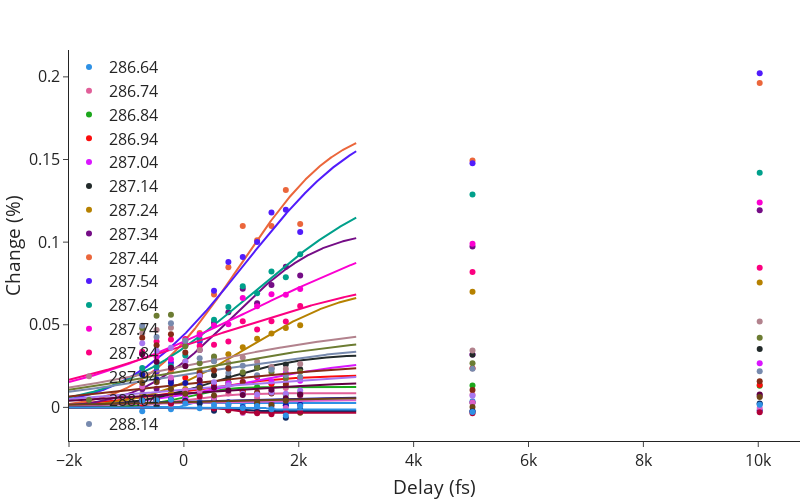
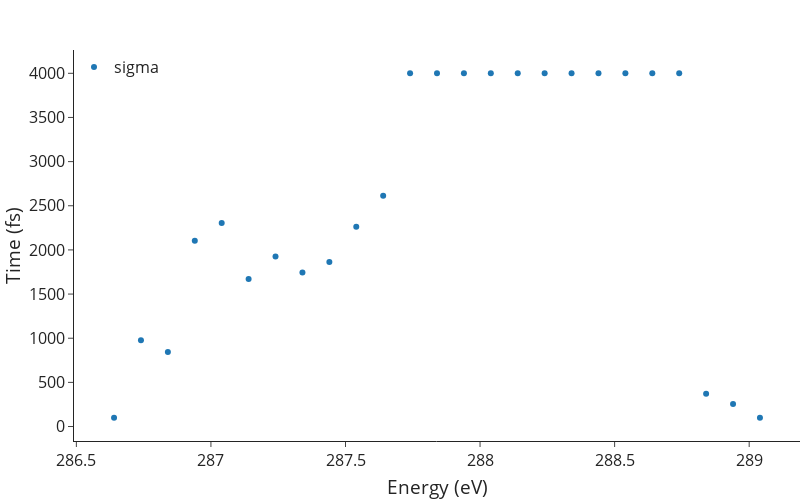
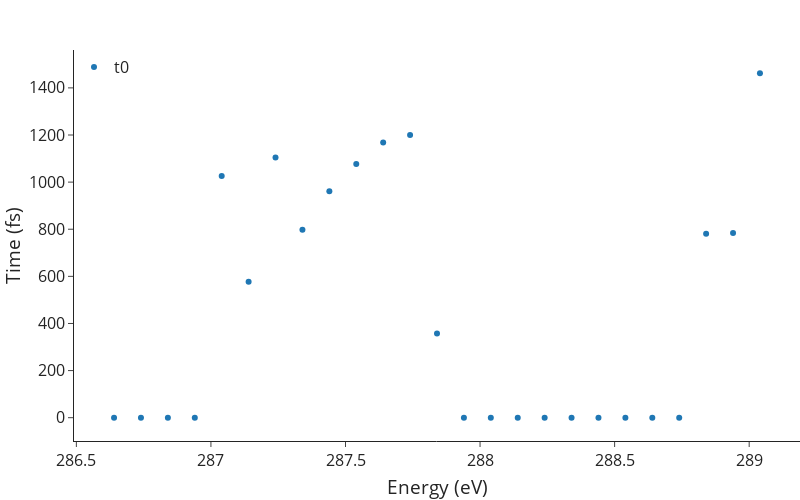
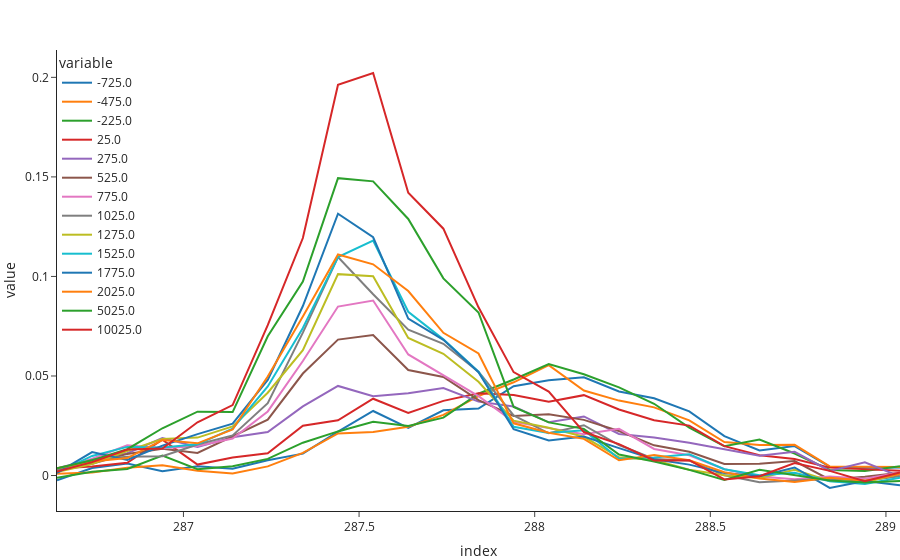

Notebook code for these charts, in order:
### Markdown cell above
<h2>Trends</h2>

### Code cell
xray = XrayAnalysis.XrayTools([ParameterFolder,ParameterFile.value],DataFile.value)
xray.par['FolderPath'] + DataFile.value

Data = xray.Data
Data.columns = Data.columns + 100
Data.index = np.round(Data.index,2)
Data = dt.TrimData(Data,[286.6,289.1])

with open(ParameterFolder+'/'+ParameterFile.value+'.yaml', 'r') as stream:
    par = yaml.safe_load(stream)

DelayRange = par['Trends']['xRange']

par = par['Trends']['Data']

FitModel = Model(func)
FitParameters = FitModel.make_params()

Unpumped = Data.T[(Data.columns<-100)].T
Unpumped = Unpumped.mean(axis=1).values
Trends = df(index=Data.index,columns=Data.columns)
# Trends = Data.subtract(Unpumped,axis=0)
# for column in Trends :
#     Trends[column] = (Data[column] - Unpumped) / (Data[column] + Unpumped)
# Trends = Trends.divide(Unpumped,axis=0) * 100
# Trends = Trends.T
Trends = Data.T

InitialPar = df(columns=['Assignment'])
for key in par :
    InitialPar.loc[par[key]['center']] = key

# Fit trends
fit_x = np.linspace(min(DelayRange), max(DelayRange), 1001)
fig = go.Figure()

FitsResults = list()
TrendFits = df(index=fit_x,columns=Trends.columns)
TrendParameters = df(index=['a','t0','sigma'],columns=Trends.columns)
Color = 5*px.colors.qualitative.Dark24

FitParameters['sigma'].min = 100
FitParameters['sigma'].max = 4000
FitParameters['t0'].min = 0
FitParameters['t0'].max = 4000

for idx,column in enumerate(Trends.columns) :
    index = InitialPar.index.get_loc(column,method='nearest')
    Assignment = InitialPar['Assignment'].values[index]
    FitParameters['a'].value = par[Assignment]['a']
    FitParameters['t0'].value = par[Assignment]['t0']
    FitParameters['sigma'].value = par[Assignment]['sigma']
    y = Trends[column].values.astype('float64')
    t = Trends.index.values
    FitResults = FitModel.fit(y, FitParameters, t=t)
    FitsResults.append(FitResults)
    fit_y = FitResults.eval(t=fit_x)
    TrendFits[column] = fit_y
    TrendParameters[column] = np.array((FitResults.params['a'].value,FitResults.params['t0'].value,FitResults.params['sigma'].value))
    fig.add_trace(go.Scatter(x=fit_x,y=fit_y,mode='lines',showlegend = False,line_color=Color[idx]))
    fig.add_trace(go.Scatter(x=Trends.index,y=Trends[column],mode='markers',name=column,line_color=Color[idx]))

fig.update_layout(xaxis_title='Delay (fs)',yaxis_title='Change (%)',font_size=16,legend_title='',width=800,height=500)
fig.show()

TrendParameters = TrendParameters.T
display(TrendParameters)

# Plot sigma
Data2Plot = TrendParameters['sigma']
fig = px.scatter(Data2Plot)
fig.update_layout(xaxis_title='Energy (eV)',yaxis_title='Time (fs)',font_size=16,legend_title='',width=800,height=500)
fig.show()

# Plot t0
Data2Plot = TrendParameters['t0']
fig = px.scatter(Data2Plot)
fig.update_layout(xaxis_title='Energy (eV)',yaxis_title='Time (fs)',font_size=16,legend_title='',width=800,height=500)
fig.show()

# Plot data
fig = px.line(Data)
fig.show()

def DataSave2File_Clicked(b) :
    File = FitsFolder + '/' + ParameterFile.value + ' - ' + str.replace(DataFile.value,'.h5','') + ' - Trends.hdf'
    Trends.to_hdf(File,'Trends',mode='w')
    TrendFits.to_hdf(File,'TrendFits',mode='a')
    TrendParameters.to_hdf(File,'TrendParameters',mode='a')
    Data.to_hdf(File,'Data',mode='a')
    
DataSave2File = widgets.Button(description="Save to File")
DataSave2File.on_click(DataSave2File_Clicked)

display(DataSave2File)

### Figure 1 — Plotly figure (JSON) as saved in the notebook; plotly's stock layout.template omitted (floating-point values rounded to 4 significant figures; data arrays with more than 128 entries replaced by an {"elided": "..."} marker saying what was removed)
{"data": [{"line": {"color": "#2E91E5"}, "mode": "lines", "showlegend": false, "type": "scatter", "x": {"elided": "1001 int values"}, "y": {"elided": "1001 float values"}}, {"line": {"color": "#2E91E5"}, "mode": "markers", "name": "286.64", "type": "scatter", "x": [-725, -475, -225, 25, 275, 525, 775, 1025, 1275, 1525, 1775, 2025, 5025, 10025], "y": [-0.002384, 0.0009373, -0.00115, 0.003533, 0.003597, 0.003394, 0.002074, 0.002499, 0.001774, 0.001493, 0.001291, 0.003694, 0.003706, 0.002035]}, {"line": {"color": "#E15F99"}, "mode": "lines", "showlegend": false, "type": "scatter", "x": {"elided": "1001 int values"}, "y": {"elided": "1001 float values"}}, {"line": {"color": "#E15F99"}, "mode": "markers", "name": "286.74", "type": "scatter", "x": [-725, -475, -225, 25, 275, 525, 775, 1025, 1275, 1525, 1775, 2025, 5025, 10025], "y": [0.003794, 0.001502, 0.00189, 0.00455, 0.008028, 0.005905, 0.008429, 0.007922, 0.005765, 0.009853, 0.01176, 0.007086, 0.007658, 0.006717]}, {"line": {"color": "#1CA71C"}, "mode": "lines", "showlegend": false, "type": "scatter", "x": {"elided": "1001 int values"}, "y": {"elided": "1001 float values"}}, {"line": {"color": "#1CA71C"}, "mode": "markers", "name": "286.84", "type": "scatter", "x": [-725, -475, -225, 25, 275, 525, 775, 1025, 1275, 1525, 1775, 2025, 5025, 10025], "y": [0.006028, 0.00387, 0.003281, 0.006381, 0.01123, 0.01087, 0.01522, 0.009446, 0.01233, 0.01439, 0.007868, 0.008792, 0.01322, 0.01305]}, {"line": {"color": "#FB0D0D"}, "mode": "lines", "showlegend": false, "type": "scatter", "x": {"elided": "1001 int values"}, "y": {"elided": "1001 float values"}}, {"line": {"color": "#FB0D0D"}, "mode": "markers", "name": "286.94", "type": "scatter", "x": [-725, -475, -225, 25, 275, 525, 775, 1025, 1275, 1525, 1775, 2025, 5025, 10025], "y": [0.002196, 0.00518, 0.01002, 0.018, 0.01878, 0.01346, 0.01376, 0.009664, 0.01841, 0.01409, 0.01501, 0.01784, 0.02375, 0.01358]}, {"line": {"color": "#DA16FF"}, "mode": "lines", "showlegend": false, "type": "scatter", "x": {"elided": "1001 int values"}, "y": {"elided": "1001 float values"}}, {"line": {"color": "#DA16FF"}, "mode": "markers", "name": "287.04", "type": "scatter", "x": [-725, -475, -225, 25, 275, 525, 775, 1025, 1275, 1525, 1775, 2025, 5025, 10025], "y": [0.004619, 0.002444, 0.003151, 0.0055, 0.01436, 0.01131, 0.01481, 0.01559, 0.01904, 0.01568, 0.0208, 0.01616, 0.03207, 0.02676]}, {"line": {"color": "#222A2A"}, "mode": "lines", "showlegend": false, "type": "scatter", "x": {"elided": "1001 int values"}, "y": {"elided": "1001 float values"}}, {"line": {"color": "#222A2A"}, "mode": "markers", "name": "287.14", "type": "scatter", "x": [-725, -475, -225, 25, 275, 525, 775, 1025, 1275, 1525, 1775, 2025, 5025, 10025], "y": [0.003391, 0.0009765, 0.004702, 0.009109, 0.01926, 0.01952, 0.01856, 0.02013, 0.02463, 0.0235, 0.02602, 0.02313, 0.03188, 0.03538]}, {"line": {"color": "#B68100"}, "mode": "lines", "showlegend": false, "type": "scatter", "x": {"elided": "1001 int values"}, "y": {"elided": "1001 float values"}}, {"line": {"color": "#B68100"}, "mode": "markers", "name": "287.24", "type": "scatter", "x": [-725, -475, -225, 25, 275, 525, 775, 1025, 1275, 1525, 1775, 2025, 5025, 10025], "y": [0.007692, 0.004583, 0.008365, 0.01118, 0.02184, 0.02805, 0.03219, 0.03634, 0.04159, 0.04471, 0.048, 0.04974, 0.06997, 0.07554]}, {"line": {"color": "#750D86"}, "mode": "lines", "showlegend": false, "type": "scatter", "x": {"elided": "1001 int values"}, "y": {"elided": "1001 float values"}}, {"line": {"color": "#750D86"}, "mode": "markers", "name": "287.34", "type": "scatter", "x": [-725, -475, -225, 25, 275, 525, 775, 1025, 1275, 1525, 1775, 2025, 5025, 10025], "y": [0.011, 0.01134, 0.01649, 0.02503, 0.03473, 0.05123, 0.05754, 0.07179, 0.063, 0.07411, 0.08513, 0.07987, 0.0974, 0.1193]}, {"line": {"color": "#EB663B"}, "mode": "lines", "showlegend": false, "type": "scatter", "x": {"elided": "1001 int values"}, "y": {"elided": "1001 float values"}}, {"line": {"color": "#EB663B"}, "mode": "markers", "name": "287.44", "type": "scatter", "x": [-725, -475, -225, 25, 275, 525, 775, 1025, 1275, 1525, 1775, 2025, 5025, 10025], "y": [0.022, 0.02115, 0.02216, 0.02773, 0.045, 0.06826, 0.08488, 0.1097, 0.1011, 0.1097, 0.1315, 0.111, 0.1494, 0.1963]}, {"line": {"color": "#511CFB"}, "mode": "lines", "showlegend": false, "type": "scatter", "x": {"elided": "1001 int values"}, "y": {"elided": "1001 float values"}}, {"line": {"color": "#511CFB"}, "mode": "markers", "name": "287.54", "type": "scatter", "x": [-725, -475, -225, 25, 275, 525, 775, 1025, 1275, 1525, 1775, 2025, 5025, 10025], "y": [0.03241, 0.0219, 0.02704, 0.03857, 0.03987, 0.07053, 0.08792, 0.09104, 0.1001, 0.118, 0.1197, 0.1061, 0.1478, 0.2022]}, {"line": {"color": "#00A08B"}, "mode": "lines", "showlegend": false, "type": "scatter", "x": {"elided": "1001 int values"}, "y": {"elided": "1001 float values"}}, {"line": {"color": "#00A08B"}, "mode": "markers", "name": "287.64", "type": "scatter", "x": [-725, -475, -225, 25, 275, 525, 775, 1025, 1275, 1525, 1775, 2025, 5025, 10025], "y": [0.02388, 0.02453, 0.02491, 0.03138, 0.04128, 0.05302, 0.06082, 0.07328, 0.06911, 0.08226, 0.07879, 0.09269, 0.1289, 0.142]}, {"line": {"color": "#FB00D1"}, "mode": "lines", "showlegend": false, "type": "scatter", "x": {"elided": "1001 int values"}, "y": {"elided": "1001 float values"}}, {"line": {"color": "#FB00D1"}, "mode": "markers", "name": "287.74", "type": "scatter", "x": [-725, -475, -225, 25, 275, 525, 775, 1025, 1275, 1525, 1775, 2025, 5025, 10025], "y": [0.03279, 0.03043, 0.02907, 0.0375, 0.04392, 0.0495, 0.05034, 0.06615, 0.06115, 0.06839, 0.06814, 0.07171, 0.09904, 0.124]}, {"line": {"color": "#FC0080"}, "mode": "lines", "showlegend": false, "type": "scatter", "x": {"elided": "1001 int values"}, "y": {"elided": "1001 float values"}}, {"line": {"color": "#FC0080"}, "mode": "markers", "name": "287.84", "type": "scatter", "x": [-725, -475, -225, 25, 275, 525, 775, 1025, 1275, 1525, 1775, 2025, 5025, 10025], "y": [0.03364, 0.03988, 0.04108, 0.04132, 0.03712, 0.03784, 0.03989, 0.05215, 0.0471, 0.05212, 0.05191, 0.06133, 0.0819, 0.0845]}, {"line": {"color": "#B2828D"}, "mode": "lines", "showlegend": false, "type": "scatter", "x": {"elided": "1001 int values"}, "y": {"elided": "1001 float values"}}, {"line": {"color": "#B2828D"}, "mode": "markers", "name": "287.94", "type": "scatter", "x": [-725, -475, -225, 25, 275, 525, 775, 1025, 1275, 1525, 1775, 2025, 5025, 10025], "y": [0.04488, 0.04683, 0.04822, 0.04044, 0.03469, 0.02996, 0.02694, 0.03017, 0.02758, 0.02448, 0.02325, 0.02622, 0.03447, 0.05194]}, {"line": {"color": "#6C7C32"}, "mode": "lines", "showlegend": false, "type": "scatter", "x": {"elided": "1001 int values"}, "y": {"elided": "1001 float values"}}, {"line": {"color": "#6C7C32"}, "mode": "markers", "name": "288.04", "type": "scatter", "x": [-725, -475, -225, 25, 275, 525, 775, 1025, 1275, 1525, 1775, 2025, 5025, 10025], "y": [0.04783, 0.05547, 0.05599, 0.03702, 0.02674, 0.03074, 0.02391, 0.02122, 0.02402, 0.02131, 0.01763, 0.0215, 0.02668, 0.04216]}, {"line": {"color": "#778AAE"}, "mode": "lines", "showlegend": false, "type": "scatter", "x": {"elided": "1001 int values"}, "y": {"elided": "1001 float values"}}, {"line": {"color": "#778AAE"}, "mode": "markers", "name": "288.14", "type": "scatter", "x": [-725, -475, -225, 25, 275, 525, 775, 1025, 1275, 1525, 1775, 2025, 5025, 10025], "y": [0.04934, 0.04267, 0.05084, 0.04037, 0.02968, 0.02796, 0.02079, 0.02526, 0.01946, 0.02271, 0.01963, 0.0184, 0.02344, 0.02184]}, {"line": {"color": "#862A16"}, "mode": "lines", "showlegend": false, "type": "scatter", "x": {"elided": "1001 int values"}, "y": {"elided": "1001 float values"}}, {"line": {"color": "#862A16"}, "mode": "markers", "name": "288.24", "type": "scatter", "x": [-725, -475, -225, 25, 275, 525, 775, 1025, 1275, 1525, 1775, 2025, 5025, 10025], "y": [0.04219, 0.03764, 0.04429, 0.03318, 0.02085, 0.02238, 0.02347, 0.01532, 0.00915, 0.008441, 0.01374, 0.007634, 0.01055, 0.01578]}, {"line": {"color": "#A777F1"}, "mode": "lines", "showlegend": false, "type": "scatter", "x": {"elided": "1001 int values"}, "y": {"elided": "1001 float values"}}, {"line": {"color": "#A777F1"}, "mode": "markers", "name": "288.34", "type": "scatter", "x": [-725, -475, -225, 25, 275, 525, 775, 1025, 1275, 1525, 1775, 2025, 5025, 10025], "y": [0.03877, 0.03424, 0.03604, 0.02776, 0.01916, 0.01517, 0.01335, 0.008329, 0.007791, 0.009076, 0.008195, 0.01027, 0.007031, 0.00757]}, {"line": {"color": "#620042"}, "mode": "lines", "showlegend": false, "type": "scatter", "x": {"elided": "1001 int values"}, "y": {"elided": "1001 float values"}}, {"line": {"color": "#620042"}, "mode": "markers", "name": "288.44", "type": "scatter", "x": [-725, -475, -225, 25, 275, 525, 775, 1025, 1275, 1525, 1775, 2025, 5025, 10025], "y": [0.03223, 0.02768, 0.02405, 0.02507, 0.01642, 0.01197, 0.01021, 0.007499, 0.002949, 0.01064, 0.005477, 0.007729, 0.002846, 0.007732]}, {"line": {"color": "#1616A7"}, "mode": "lines", "showlegend": false, "type": "scatter", "x": {"elided": "1001 int values"}, "y": {"elided": "1001 float values"}}, {"line": {"color": "#1616A7"}, "mode": "markers", "name": "288.54", "type": "scatter", "x": [-725, -475, -225, 25, 275, 525, 775, 1025, 1275, 1525, 1775, 2025, 5025, 10025], "y": [0.01982, 0.01681, 0.01469, 0.01474, 0.013, 0.005831, 0.003139, 0.0001167, 9.693e-05, 0.003148, 0.001275, 0.001633, -0.00225, -0.001936]}, {"line": {"color": "#DA60CA"}, "mode": "lines", "showlegend": false, "type": "scatter", "x": {"elided": "1001 int values"}, "y": {"elided": "1001 float values"}}, {"line": {"color": "#DA60CA"}, "mode": "markers", "name": "288.64", "type": "scatter", "x": [-725, -475, -225, 25, 275, 525, 775, 1025, 1275, 1525, 1775, 2025, 5025, 10025], "y": [0.01259, 0.01529, 0.01805, 0.01016, 0.009903, 0.005908, -0.0004796, -0.003337, -0.001249, 0.0001911, -0.000312, -0.001488, 0.002922, -0.0003936]}, {"line": {"color": "#6C4516"}, "mode": "lines", "showlegend": false, "type": "scatter", "x": {"elided": "1001 int values"}, "y": {"elided": "1001 float values"}}, {"line": {"color": "#6C4516"}, "mode": "markers", "name": "288.74", "type": "scatter", "x": [-725, -475, -225, 25, 275, 525, 775, 1025, 1275, 1525, 1775, 2025, 5025, 10025], "y": [0.01481, 0.0154, 0.01106, 0.00829, 0.0119, 0.007251, -0.001821, -0.002638, 0.002916, 0.001374, 0.004039, -0.003205, 0.0002532, 0.006267]}, {"line": {"color": "#0D2A63"}, "mode": "lines", "showlegend": false, "type": "scatter", "x": {"elided": "1001 int values"}, "y": {"elided": "1001 float values"}}, {"line": {"color": "#0D2A63"}, "mode": "markers", "name": "288.84", "type": "scatter", "x": [-725, -475, -225, 25, 275, 525, 775, 1025, 1275, 1525, 1775, 2025, 5025, 10025], "y": [0.004386, 0.004567, 0.002818, 0.003969, 0.002298, -0.002054, -0.0004446, -0.001585, -0.002753, -0.002904, -0.006238, -0.001138, -0.002512, 0.00233]}, {"line": {"color": "#AF0038"}, "mode": "lines", "showlegend": false, "type": "scatter", "x": {"elided": "1001 int values"}, "y": {"elided": "1001 float values"}}, {"line": {"color": "#AF0038"}, "mode": "markers", "name": "288.94", "type": "scatter", "x": [-725, -475, -225, 25, 275, 525, 775, 1025, 1275, 1525, 1775, 2025, 5025, 10025], "y": [0.003958, 0.004461, 0.002281, 0.003166, 0.006611, -0.0006556, -0.001624, -0.002607, -0.003494, -0.004223, -0.002726, -0.002556, -0.003502, -0.002867]}, {"line": {"color": "#2E91E5"}, "mode": "lines", "showlegend": false, "type": "scatter", "x": {"elided": "1001 int values"}, "y": {"elided": "1001 float values"}}, {"line": {"color": "#2E91E5"}, "mode": "markers", "name": "289.04", "type": "scatter", "x": [-725, -475, -225, 25, 275, 525, 775, 1025, 1275, 1525, 1775, 2025, 5025, 10025], "y": [0.003991, 0.004294, 0.004687, 0.002383, -0.0004813, 0.001434, 0.001545, -0.0003217, 0.00085, -0.00113, -0.004936, 0.0007911, -0.002714, 0.001525]}], "layout": {"font": {"size": 16}, "height": 500, "legend": {"title": {"text": ""}}, "width": 800, "xaxis": {"autorange": true, "range": [-2000, 10730.0], "title": {"text": "Delay (fs)"}, "type": "linear"}, "yaxis": {"autorange": true, "range": [-0.02032, 0.2162], "title": {"text": "Change (%)"}, "type": "linear"}}}

### Figure 2 — Plotly figure (JSON) as saved in the notebook; plotly's stock layout.template omitted (floating-point values rounded to 4 significant figures)
{"data": [{"hovertemplate": "variable=sigma<br>index=%{x}<br>value=%{y}<extra></extra>", "legendgroup": "sigma", "marker": {"color": "#1F77B4", "symbol": "circle"}, "mode": "markers", "name": "sigma", "orientation": "v", "showlegend": true, "type": "scatter", "x": [286.6, 286.7, 286.8, 286.9, 287.0, 287.1, 287.2, 287.3, 287.4, 287.5, 287.6, 287.7, 287.8, 287.9, 288.0, 288.1, 288.2, 288.3, 288.4, 288.5, 288.6, 288.7, 288.8, 288.9, 289.0], "xaxis": "x", "y": [100.0, 978.3, 843.9, 2104.0, 2305.0, 1671.0, 1926.0, 1744.0, 1863.0, 2264.0, 2615.0, 4000.0, 4000.0, 4000.0, 4000.0, 4000.0, 4000.0, 4000.0, 4000.0, 4000.0, 4000.0, 4000.0, 370.2, 255.9, 100.0], "yaxis": "y"}], "layout": {"font": {"size": 16}, "height": 500, "legend": {"title": {"text": ""}, "tracegroupgap": 0}, "width": 800, "xaxis": {"anchor": "y", "autorange": true, "domain": [0, 1], "range": [286.5, 289.2], "title": {"text": "Energy (eV)"}, "type": "linear"}, "yaxis": {"anchor": "x", "autorange": true, "domain": [0, 1], "range": [-163.6, 4264.0], "title": {"text": "Time (fs)"}, "type": "linear"}}}

### Figure 3 — Plotly figure (JSON) as saved in the notebook; plotly's stock layout.template omitted (floating-point values rounded to 4 significant figures)
{"data": [{"hovertemplate": "variable=t0<br>index=%{x}<br>value=%{y}<extra></extra>", "legendgroup": "t0", "marker": {"color": "#1F77B4", "symbol": "circle"}, "mode": "markers", "name": "t0", "orientation": "v", "showlegend": true, "type": "scatter", "x": [286.6, 286.7, 286.8, 286.9, 287.0, 287.1, 287.2, 287.3, 287.4, 287.5, 287.6, 287.7, 287.8, 287.9, 288.0, 288.1, 288.2, 288.3, 288.4, 288.5, 288.6, 288.7, 288.8, 288.9, 289.0], "xaxis": "x", "y": [7.552e-08, 9.334e-07, 5.77e-07, 2.22e-13, 1026.0, 577.3, 1104.0, 797.4, 961.7, 1076.0, 1169.0, 1200.0, 357.8, 9.923e-06, 8.041e-06, 2.433e-07, 2.107e-07, 2.986e-06, 2.22e-13, 9.033e-07, 1.32e-05, 0.0001813, 780.8, 784.3, 1462.0], "yaxis": "y"}], "layout": {"font": {"size": 16}, "height": 500, "legend": {"title": {"text": ""}, "tracegroupgap": 0}, "width": 800, "xaxis": {"anchor": "y", "autorange": true, "domain": [0, 1], "range": [286.5, 289.2], "title": {"text": "Energy (eV)"}, "type": "linear"}, "yaxis": {"anchor": "x", "autorange": true, "domain": [0, 1], "range": [-98.81, 1561.0], "title": {"text": "Time (fs)"}, "type": "linear"}}}

### Figure 4 — Plotly figure (JSON) as saved in the notebook; plotly's stock layout.template omitted (floating-point values rounded to 4 significant figures)
{"data": [{"hovertemplate": "variable=-725.0<br>index=%{x}<br>value=%{y}<extra></extra>", "legendgroup": "-725.0", "line": {"color": "#1F77B4", "dash": "solid"}, "mode": "lines", "name": "-725.0", "orientation": "v", "showlegend": true, "type": "scatter", "x": [286.6, 286.7, 286.8, 286.9, 287.0, 287.1, 287.2, 287.3, 287.4, 287.5, 287.6, 287.7, 287.8, 287.9, 288.0, 288.1, 288.2, 288.3, 288.4, 288.5, 288.6, 288.7, 288.8, 288.9, 289.0], "xaxis": "x", "y": [-0.002384, 0.003794, 0.006028, 0.002196, 0.004619, 0.003391, 0.007692, 0.011, 0.022, 0.03241, 0.02388, 0.03279, 0.03364, 0.04488, 0.04783, 0.04934, 0.04219, 0.03877, 0.03223, 0.01982, 0.01259, 0.01481, 0.004386, 0.003958, 0.003991], "yaxis": "y"}, {"hovertemplate": "variable=-475.0<br>index=%{x}<br>value=%{y}<extra></extra>", "legendgroup": "-475.0", "line": {"color": "#FF7F0E", "dash": "solid"}, "mode": "lines", "name": "-475.0", "orientation": "v", "showlegend": true, "type": "scatter", "x": [286.6, 286.7, 286.8, 286.9, 287.0, 287.1, 287.2, 287.3, 287.4, 287.5, 287.6, 287.7, 287.8, 287.9, 288.0, 288.1, 288.2, 288.3, 288.4, 288.5, 288.6, 288.7, 288.8, 288.9, 289.0], "xaxis": "x", "y": [0.0009373, 0.001502, 0.00387, 0.00518, 0.002444, 0.0009765, 0.004583, 0.01134, 0.02115, 0.0219, 0.02453, 0.03043, 0.03988, 0.04683, 0.05547, 0.04267, 0.03764, 0.03424, 0.02768, 0.01681, 0.01529, 0.0154, 0.004567, 0.004461, 0.004294], "yaxis": "y"}, {"hovertemplate": "variable=-225.0<br>index=%{x}<br>value=%{y}<extra></extra>", "legendgroup": "-225.0", "line": {"color": "#2CA02C", "dash": "solid"}, "mode": "lines", "name": "-225.0", "orientation": "v", "showlegend": true, "type": "scatter", "x": [286.6, 286.7, 286.8, 286.9, 287.0, 287.1, 287.2, 287.3, 287.4, 287.5, 287.6, 287.7, 287.8, 287.9, 288.0, 288.1, 288.2, 288.3, 288.4, 288.5, 288.6, 288.7, 288.8, 288.9, 289.0], "xaxis": "x", "y": [-0.00115, 0.00189, 0.003281, 0.01002, 0.003151, 0.004702, 0.008365, 0.01649, 0.02216, 0.02704, 0.02491, 0.02907, 0.04108, 0.04822, 0.05599, 0.05084, 0.04429, 0.03604, 0.02405, 0.01469, 0.01805, 0.01106, 0.002818, 0.002281, 0.004687], "yaxis": "y"}, {"hovertemplate": "variable=25.0<br>index=%{x}<br>value=%{y}<extra></extra>", "legendgroup": "25.0", "line": {"color": "#D62728", "dash": "solid"}, "mode": "lines", "name": "25.0", "orientation": "v", "showlegend": true, "type": "scatter", "x": [286.6, 286.7, 286.8, 286.9, 287.0, 287.1, 287.2, 287.3, 287.4, 287.5, 287.6, 287.7, 287.8, 287.9, 288.0, 288.1, 288.2, 288.3, 288.4, 288.5, 288.6, 288.7, 288.8, 288.9, 289.0], "xaxis": "x", "y": [0.003533, 0.00455, 0.006381, 0.018, 0.0055, 0.009109, 0.01118, 0.02503, 0.02773, 0.03857, 0.03138, 0.0375, 0.04132, 0.04044, 0.03702, 0.04037, 0.03318, 0.02776, 0.02507, 0.01474, 0.01016, 0.00829, 0.003969, 0.003166, 0.002383], "yaxis": "y"}, {"hovertemplate": "variable=275.0<br>index=%{x}<br>value=%{y}<extra></extra>", "legendgroup": "275.0", "line": {"color": "#9467BD", "dash": "solid"}, "mode": "lines", "name": "275.0", "orientation": "v", "showlegend": true, "type": "scatter", "x": [286.6, 286.7, 286.8, 286.9, 287.0, 287.1, 287.2, 287.3, 287.4, 287.5, 287.6, 287.7, 287.8, 287.9, 288.0, 288.1, 288.2, 288.3, 288.4, 288.5, 288.6, 288.7, 288.8, 288.9, 289.0], "xaxis": "x", "y": [0.003597, 0.008028, 0.01123, 0.01878, 0.01436, 0.01926, 0.02184, 0.03473, 0.045, 0.03987, 0.04128, 0.04392, 0.03712, 0.03469, 0.02674, 0.02968, 0.02085, 0.01916, 0.01642, 0.013, 0.009903, 0.0119, 0.002298, 0.006611, -0.0004813], "yaxis": "y"}, {"hovertemplate": "variable=525.0<br>index=%{x}<br>value=%{y}<extra></extra>", "legendgroup": "525.0", "line": {"color": "#8C564B", "dash": "solid"}, "mode": "lines", "name": "525.0", "orientation": "v", "showlegend": true, "type": "scatter", "x": [286.6, 286.7, 286.8, 286.9, 287.0, 287.1, 287.2, 287.3, 287.4, 287.5, 287.6, 287.7, 287.8, 287.9, 288.0, 288.1, 288.2, 288.3, 288.4, 288.5, 288.6, 288.7, 288.8, 288.9, 289.0], "xaxis": "x", "y": [0.003394, 0.005905, 0.01087, 0.01346, 0.01131, 0.01952, 0.02805, 0.05123, 0.06826, 0.07053, 0.05302, 0.0495, 0.03784, 0.02996, 0.03074, 0.02796, 0.02238, 0.01517, 0.01197, 0.005831, 0.005908, 0.007251, -0.002054, -0.0006556, 0.001434], "yaxis": "y"}, {"hovertemplate": "variable=775.0<br>index=%{x}<br>value=%{y}<extra></extra>", "legendgroup": "775.0", "line": {"color": "#E377C2", "dash": "solid"}, "mode": "lines", "name": "775.0", "orientation": "v", "showlegend": true, "type": "scatter", "x": [286.6, 286.7, 286.8, 286.9, 287.0, 287.1, 287.2, 287.3, 287.4, 287.5, 287.6, 287.7, 287.8, 287.9, 288.0, 288.1, 288.2, 288.3, 288.4, 288.5, 288.6, 288.7, 288.8, 288.9, 289.0], "xaxis": "x", "y": [0.002074, 0.008429, 0.01522, 0.01376, 0.01481, 0.01856, 0.03219, 0.05754, 0.08488, 0.08792, 0.06082, 0.05034, 0.03989, 0.02694, 0.02391, 0.02079, 0.02347, 0.01335, 0.01021, 0.003139, -0.0004796, -0.001821, -0.0004446, -0.001624, 0.001545], "yaxis": "y"}, {"hovertemplate": "variable=1025.0<br>index=%{x}<br>value=%{y}<extra></extra>", "legendgroup": "1025.0", "line": {"color": "#7F7F7F", "dash": "solid"}, "mode": "lines", "name": "1025.0", "orientation": "v", "showlegend": true, "type": "scatter", "x": [286.6, 286.7, 286.8, 286.9, 287.0, 287.1, 287.2, 287.3, 287.4, 287.5, 287.6, 287.7, 287.8, 287.9, 288.0, 288.1, 288.2, 288.3, 288.4, 288.5, 288.6, 288.7, 288.8, 288.9, 289.0], "xaxis": "x", "y": [0.002499, 0.007922, 0.009446, 0.009664, 0.01559, 0.02013, 0.03634, 0.07179, 0.1097, 0.09104, 0.07328, 0.06615, 0.05215, 0.03017, 0.02122, 0.02526, 0.01532, 0.008329, 0.007499, 0.0001167, -0.003337, -0.002638, -0.001585, -0.002607, -0.0003217], "yaxis": "y"}, {"hovertemplate": "variable=1275.0<br>index=%{x}<br>value=%{y}<extra></extra>", "legendgroup": "1275.0", "line": {"color": "#BCBD22", "dash": "solid"}, "mode": "lines", "name": "1275.0", "orientation": "v", "showlegend": true, "type": "scatter", "x": [286.6, 286.7, 286.8, 286.9, 287.0, 287.1, 287.2, 287.3, 287.4, 287.5, 287.6, 287.7, 287.8, 287.9, 288.0, 288.1, 288.2, 288.3, 288.4, 288.5, 288.6, 288.7, 288.8, 288.9, 289.0], "xaxis": "x", "y": [0.001774, 0.005765, 0.01233, 0.01841, 0.01904, 0.02463, 0.04159, 0.063, 0.1011, 0.1001, 0.06911, 0.06115, 0.0471, 0.02758, 0.02402, 0.01946, 0.00915, 0.007791, 0.002949, 9.693e-05, -0.001249, 0.002916, -0.002753, -0.003494, 0.00085], "yaxis": "y"}, {"hovertemplate": "variable=1525.0<br>index=%{x}<br>value=%{y}<extra></extra>", "legendgroup": "1525.0", "line": {"color": "#17BECF", "dash": "solid"}, "mode": "lines", "name": "1525.0", "orientation": "v", "showlegend": true, "type": "scatter", "x": [286.6, 286.7, 286.8, 286.9, 287.0, 287.1, 287.2, 287.3, 287.4, 287.5, 287.6, 287.7, 287.8, 287.9, 288.0, 288.1, 288.2, 288.3, 288.4, 288.5, 288.6, 288.7, 288.8, 288.9, 289.0], "xaxis": "x", "y": [0.001493, 0.009853, 0.01439, 0.01409, 0.01568, 0.0235, 0.04471, 0.07411, 0.1097, 0.118, 0.08226, 0.06839, 0.05212, 0.02448, 0.02131, 0.02271, 0.008441, 0.009076, 0.01064, 0.003148, 0.0001911, 0.001374, -0.002904, -0.004223, -0.00113], "yaxis": "y"}, {"hovertemplate": "variable=1775.0<br>index=%{x}<br>value=%{y}<extra></extra>", "legendgroup": "1775.0", "line": {"color": "#1F77B4", "dash": "solid"}, "mode": "lines", "name": "1775.0", "orientation": "v", "showlegend": true, "type": "scatter", "x": [286.6, 286.7, 286.8, 286.9, 287.0, 287.1, 287.2, 287.3, 287.4, 287.5, 287.6, 287.7, 287.8, 287.9, 288.0, 288.1, 288.2, 288.3, 288.4, 288.5, 288.6, 288.7, 288.8, 288.9, 289.0], "xaxis": "x", "y": [0.001291, 0.01176, 0.007868, 0.01501, 0.0208, 0.02602, 0.048, 0.08513, 0.1315, 0.1197, 0.07879, 0.06814, 0.05191, 0.02325, 0.01763, 0.01963, 0.01374, 0.008195, 0.005477, 0.001275, -0.000312, 0.004039, -0.006238, -0.002726, -0.004936], "yaxis": "y"}, {"hovertemplate": "variable=2025.0<br>index=%{x}<br>value=%{y}<extra></extra>", "legendgroup": "2025.0", "line": {"color": "#FF7F0E", "dash": "solid"}, "mode": "lines", "name": "2025.0", "orientation": "v", "showlegend": true, "type": "scatter", "x": [286.6, 286.7, 286.8, 286.9, 287.0, 287.1, 287.2, 287.3, 287.4, 287.5, 287.6, 287.7, 287.8, 287.9, 288.0, 288.1, 288.2, 288.3, 288.4, 288.5, 288.6, 288.7, 288.8, 288.9, 289.0], "xaxis": "x", "y": [0.003694, 0.007086, 0.008792, 0.01784, 0.01616, 0.02313, 0.04974, 0.07987, 0.111, 0.1061, 0.09269, 0.07171, 0.06133, 0.02622, 0.0215, 0.0184, 0.007634, 0.01027, 0.007729, 0.001633, -0.001488, -0.003205, -0.001138, -0.002556, 0.0007911], "yaxis": "y"}, {"hovertemplate": "variable=5025.0<br>index=%{x}<br>value=%{y}<extra></extra>", "legendgroup": "5025.0", "line": {"color": "#2CA02C", "dash": "solid"}, "mode": "lines", "name": "5025.0", "orientation": "v", "showlegend": true, "type": "scatter", "x": [286.6, 286.7, 286.8, 286.9, 287.0, 287.1, 287.2, 287.3, 287.4, 287.5, 287.6, 287.7, 287.8, 287.9, 288.0, 288.1, 288.2, 288.3, 288.4, 288.5, 288.6, 288.7, 288.8, 288.9, 289.0], "xaxis": "x", "y": [0.003706, 0.007658, 0.01322, 0.02375, 0.03207, 0.03188, 0.06997, 0.0974, 0.1494, 0.1478, 0.1289, 0.09904, 0.0819, 0.03447, 0.02668, 0.02344, 0.01055, 0.007031, 0.002846, -0.00225, 0.002922, 0.0002532, -0.002512, -0.003502, -0.002714], "yaxis": "y"}, {"hovertemplate": "variable=10025.0<br>index=%{x}<br>value=%{y}<extra></extra>", "legendgroup": "10025.0", "line": {"color": "#D62728", "dash": "solid"}, "mode": "lines", "name": "10025.0", "orientation": "v", "showlegend": true, "type": "scatter", "x": [286.6, 286.7, 286.8, 286.9, 287.0, 287.1, 287.2, 287.3, 287.4, 287.5, 287.6, 287.7, 287.8, 287.9, 288.0, 288.1, 288.2, 288.3, 288.4, 288.5, 288.6, 288.7, 288.8, 288.9, 289.0], "xaxis": "x", "y": [0.002035, 0.006717, 0.01305, 0.01358, 0.02676, 0.03538, 0.07554, 0.1193, 0.1963, 0.2022, 0.142, 0.124, 0.0845, 0.05194, 0.04216, 0.02184, 0.01578, 0.00757, 0.007732, -0.001936, -0.0003936, 0.006267, 0.00233, -0.002867, 0.001525], "yaxis": "y"}], "layout": {"autosize": true, "legend": {"title": {"text": "variable"}, "tracegroupgap": 0}, "xaxis": {"anchor": "y", "autorange": true, "domain": [0, 1], "range": [286.6, 289.0], "title": {"text": "index"}, "type": "linear"}, "yaxis": {"anchor": "x", "autorange": true, "domain": [0, 1], "range": [-0.01782, 0.2137], "title": {"text": "value"}, "type": "linear"}}}
